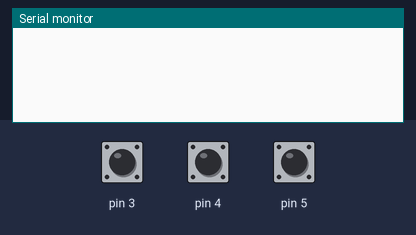
The sketch below on a simulated Arduino Uno, built with avr-gcc and run on an emulated ATmega328P. On the bench: the last lines printed to the serial monitor. Inputs (shaded band) come from the test bench; at power-on: pin 3 HIGH, pin 4 HIGH, pin 5 HIGH.

Above: at 1.2 s.
1.3 s: pin 3 pulled LOW for 0.15 s
At 2.0 s:
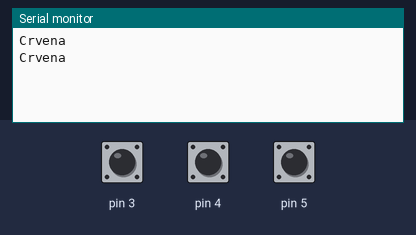
2.9 s: pin 4 pulled LOW for 0.15 s
At 4.2 s:
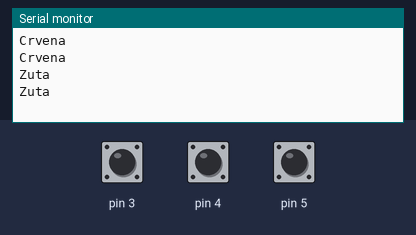
4.5 s: pin 5 pulled LOW for 0.15 s
At 5.6 s:
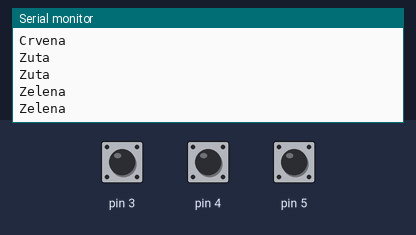

Measured:
- after the input at 1.3 s, the serial monitor: prints a new line at once (image 1)
- after the input at 2.9 s, the serial monitor: prints a new line at once (image 2)
- after the input at 4.5 s, the serial monitor: prints a new line at once (image 3)

The sketch:

Zadatak1.1.ino
```cpp
void setup() {
  Serial.begin(9600);
  pinMode(3, INPUT_PULLUP);
  pinMode(4, INPUT_PULLUP);
  pinMode(5, INPUT_PULLUP);
}

void loop() {
  if (digitalRead(3) == LOW) {
    Serial.println("Crvena");
  }
  if (digitalRead(4) == LOW) {
    Serial.println("Zuta");
  }
  if (digitalRead(5) == LOW) {
    Serial.println("Zelena");
  }
  delay(100);
}
```
